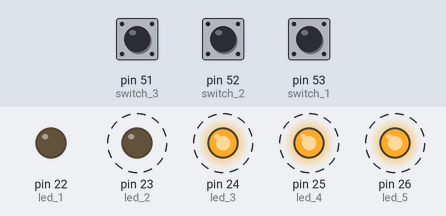
A sketch run on a simulated Arduino Mega 2560, built with avr-gcc and run on an emulated ATmega2560. Parts: output pins drawn as LEDs (lit = HIGH). Dashed ring = blinking. The inputs (shaded band) are chosen by the test bench; at power-on: pin 51 (switch_3) HIGH, pin 52 (switch_2) HIGH, pin 53 (switch_1) HIGH.

Above: at 1.2 s.
1.3 s: pin 51 (switch_3) pulled LOW for 0.15 s
At 2.07 s:
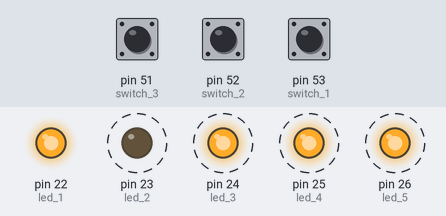
4.3 s: pin 52 (switch_2) pulled LOW for 3.2 s
At 8.45 s:
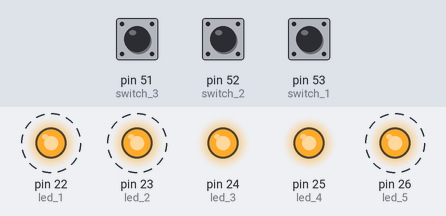
9.1 s: pin 53 (switch_1) pulled LOW for 0.15 s
12.1 s: pin 52 (switch_2) pulled LOW for 0.15 s
At 14.82 s:
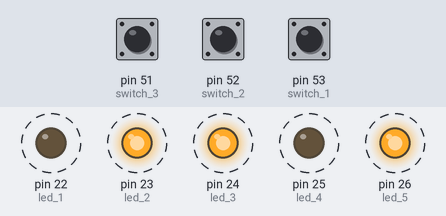
15.1 s: pin 51 (switch_3) pulled LOW for 3.2 s
At 19.39 s:
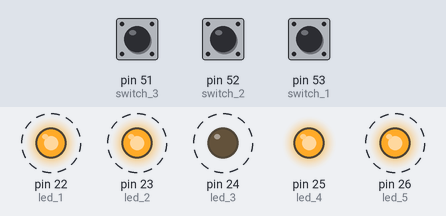
21.3 s: pin 51 (switch_3) pulled LOW for 1 s
Timing chart, 0 to 25.3 s (numbered marks = the images above; inputs shaded):
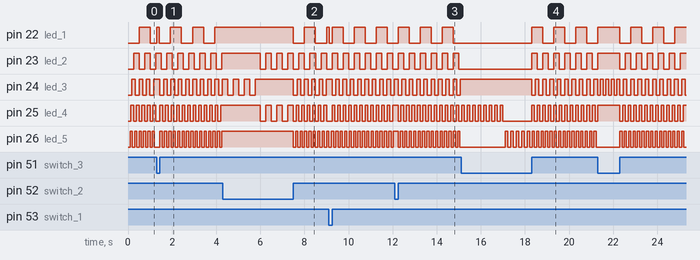

The sketch:

ECE5620_Assignment_1.ino
```cpp
#define led_1 22 /* defining led 1 on pin 22...*/
#define led_2 23 /* defining led 2 on pin 23...*/
#define led_3 24 /* defining led 3 on pin 24...*/
#define led_4 25 /* defining led 4 on pin 25...*/
#define led_5 26 /* defining led 5 on pin 26...*/
#define myPot 0 /* define input analog pin 0 for potentiometer...*/
#define switch_1 53 /* defining switch 1 on pin 53...*/
#define switch_2 52 /* defining switch 2 on pin 54...*/
#define switch_3 51 /* defining switch 3 on pin 51...*/

unsigned long timer[5]; /*  An array of five elements to keep reference start time ... */
int reset = 0; /*  reset bit to reset LED... */
int switchCondition[] = {LOW, LOW, LOW}; /*  an array to keep values of switch conditions... */
unsigned long startTime = 0; /*  another integer to keep reference start time to blink LED in span... */
char message[500];

void setup() /*  function to set up pins and communication... */
{
  // put your setup code here, to run once:
  /*  Code to set up pins...*/
  pinMode(led_1, OUTPUT);  /*  LED 1 */
  pinMode(led_2, OUTPUT);  /*  LED 2 */
  pinMode(led_3, OUTPUT);  /*  LED 3 */
  pinMode(led_4, OUTPUT);  /*  LED 4 */
  pinMode(led_5, OUTPUT);  /*  LED 5 */

  pinMode(switch_1, INPUT); /* Switch 1 */
  pinMode(switch_2, INPUT); /* Switch 2 */
  pinMode(switch_3, INPUT); /* Switch 3 */
  Serial.begin(9600); /*  beginning serial communication to print values... */
}

void loop() /*  function to run continiously... */
{
  int switchCondition[] = {digitalRead(51), digitalRead(52), digitalRead(53)}; /*  reading switchconditions ... */
  if (!digitalRead(51) && !digitalRead(52) && !digitalRead(53)) /*  checking if all switches are open... */
  {
    Open_Open_Open(); /*  functios to blink all LEDs is being called... */
  }
  else if (!digitalRead(51) && !digitalRead(52) && digitalRead(53)) /*  else checking if switch 1 is closed... */
  {
    sequential_blinking(2000, 500); /*  calling function to blink LEDs in sequence with 1 flash/second... */
  }
  else if (!digitalRead(51) && digitalRead(52) && !digitalRead(53)) /*  else checking if switch 2 is closed... */
  {
    sequential_blinking(2000, 250); /*  calling function to blink LEDs in sequence with 2 flash/second... */
  }
  else if (!digitalRead(51) && digitalRead(52) && digitalRead(53)) /*  else checking if switch 1 & 2 is closed... */
  {
    sequential_blinking(2000, 125); /*  calling function to blink LEDs in sequence with 4 flash/second... */
  }
  else if (digitalRead(51) && !digitalRead(52) && !digitalRead(53)) /*  else checking if switch 3 is closed... */
  {
    blinking_collision(2000, 500); /*  calling function to blink LEDs in collision manner with 1 flash/second... */
  }
  else if (digitalRead(51) && !digitalRead(52) && digitalRead(53)) /*  else checking if switch 3 & 1 is closed... */
  {
    blinking_collision(2000, 250); /*  calling function to blink LEDs in collision manner with 2 flash/second... */
  }
  else if (digitalRead(51) && digitalRead(52) && !digitalRead(53)) /*  else checking if switch 3 & 2 is closed... */
  {
    blinking_collision(2000, 125); /*  calling function to blink LEDs in collision manner with 4 flash/second... */
  }
  else if (digitalRead(51) && digitalRead(52) && digitalRead(53)) /*  else checking if switch 3 & 2 & 1 is closed... */
  {
    closed_closed_closed(); /*  Blinking all LEDs at different flash rates... */
  }
  /*sprintf(message, "SW 1 : %d, Current Value is : %d, Voltage is : %d", digitalRead(53), analogRead(0), analogRead(0));
  Serial.println(message);
  delay(1000);*/
}

void Open_Open_Open() /*  function to blink all LEDs at same time && same rate... */
{
  my_LED_blinker(led_1, 500, 0); /*  calling function to blink LED 1... */
  my_LED_blinker(led_2, 500, 1); /*  calling function to blink LED 2... */
  my_LED_blinker(led_3, 500, 2); /*  calling function to blink LED 3... */
  my_LED_blinker(led_4, 500, 3); /*  calling function to blink LED 4... */
  my_LED_blinker(led_5, 500, 4); /*  calling function to blink LED 5... */
}

void closed_closed_closed() /*  function to blink all the LEDs at same time && different rate... */
{
  my_LED_blinker(led_1, 500, 0); /*  calling function to blink LED 1 @ 1 flash per second... */
  my_LED_blinker(led_2, 250, 1); /*  calling function to blink LED 2 @ 2 flashes per second... */
  my_LED_blinker(led_3, 166, 2); /*  calling function to blink LED 3 @ 3 flashes per second... */
  my_LED_blinker(led_4, 125, 3); /*  calling function to blink LED 4 @ 4 flashes per second... */
  my_LED_blinker(led_5, 100, 4); /*  calling function to blink LED 5 @ 5 flashes per second... */
}

void sequential_blinking(int interval, int frequency ) /*  function to blink LEDs in sequence with interval and frequency as input... */
{
  if (((long) millis() - startTime) > 8 * interval) /*  checking if time elapsed is greater than interval... */
  {
    startTime = millis(); /*  if yes, then resetting millis()... */
  }
  else if (((long) millis() - startTime) <= 8 * interval) /*  else checking if time elapsed is less than interval... */
  {
    blinking_in_span(led_1, 0000, interval, frequency, 0); /*  blink LED 1 in given span with given frequency... */
    blinking_in_span(led_2, interval, 2 * interval, frequency, 1); /*  blink LED 2 in given span with given frequency... */
    blinking_in_span(led_3, 2 * interval, 3 * interval, frequency, 2); /*  blink LED 3 in given span with given frequency... */
    blinking_in_span(led_4, 3 * interval, 4 * interval, frequency, 3); /*  blink LED 4 in given span with given frequency... */
    blinking_in_span(led_5, 4 * interval, 5 * interval, frequency, 4); /*  blink LED 5 in given span with given frequency... */
    blinking_in_span(led_4, 5 * interval, 6 * interval, frequency, 3); /*  blink LED 4 in given span with given frequency... */
    blinking_in_span(led_3, 6 * interval, 7 * interval, frequency, 2); /*  blink LED 3 in given span with given frequency... */
    blinking_in_span(led_2, 7 * interval, 8 * interval, frequency, 1); /*  blink LED 1 in given span with given frequency... */
  }
}

void blinking_collision(int interval, int frequency) /*  function to blink LED in collision manner with interval and frequency as inputs... */
{
  if (((long) millis() - startTime) > 4 * interval) /*  checking if time elapsed is greater than interval span provided... */
  {
    startTime = millis(); /*  if yes then reset the timer... */
  }
  else if (((long) millis() - startTime) <= 4 * interval) /*  else if time elapsed is within interval span... */
  {
    blinking_in_span(led_1, 0000, interval, frequency, 0); /*  blink LED 1 in given span with given frequency... */
    blinking_in_span(led_5, 0000, interval, frequency, 4); /*  blink LED 5 in given span with given frequency... */
    blinking_in_span(led_2, interval, 2 * interval, frequency, 1); /*  blink LED 2 in given span with given frequency... */
    blinking_in_span(led_4, interval, 2 * interval, frequency, 3); /*  blink LED 4 in given span with given frequency... */
    blinking_in_span(led_3, 2 * interval, 3 * interval, frequency, 2); /*  blink LED 3 in given span with given frequency... */
    blinking_in_span(led_2, 3 * interval, 4 * interval, frequency, 1); /*  blink LED 2 in given span with given frequency... */
    blinking_in_span(led_4, 3 * interval, 4 * interval, frequency, 3); /*  blink LED 4 in given span with given frequency... */
  }
}

void Reset_LED()
{
  digitalWrite(22, LOW); /*  turning LED 1 off... */
  digitalWrite(23, LOW); /*  turning LED 2 off... */
  digitalWrite(24, LOW); /*  turning LED 3 off... */
  digitalWrite(25, LOW); /*  turning LED 4 off... */
  digitalWrite(26, LOW); /*  turning LED 5 off... */
  reset = false; /*  reset bit is set to zero... */
}

void my_LED_blinker(int led_num, int interval, int array) /*  function to blink LED at particular flashrate  with LED number, interval and array as inputs... */
{
  if (((long) millis() - timer[array]) >= interval) /*  checking if time elapsed is greater than interval... */
  {
    timer[array] = millis(); /*  if yes then store current elapsed time in given array... */
    digitalWrite(led_num, !digitalRead(led_num)); /*  && invert the state of current LED... */
  }
  //Serial.println(millis()); /*  printing time elapsed on serial monitor... */
}

void blinking_in_span(int led_num, int start_span, int end_span, int interval, int array) /* function of arguments 'led number, start time, end time, blinking interval, starter of timer' */
{
  if ((((long) millis() - startTime) > start_span) && (((long) millis() - startTime) <= end_span)) /*  checking if time elapsed is within span provided... */
  {
    my_LED_blinker(led_num, interval, array); /*  if yes then blink LED at given interval... */
  }
}
```
